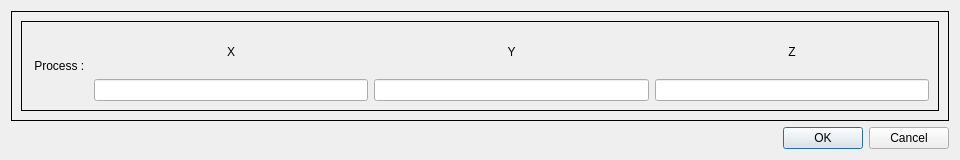
<?xml version="1.0" encoding="UTF-8"?>
<ui version="4.0">
 <class>DialogBooleanOperations1</class>
 <widget class="QDialog" name="DialogBooleanOperations1">
  <property name="geometry">
   <rect>
    <x>0</x>
    <y>0</y>
    <width>960</width>
    <height>160</height>
   </rect>
  </property>
  <property name="windowTitle">
   <string>Processing</string>
  </property>
  <layout class="QVBoxLayout" name="verticalLayout">
   <item>
    <widget class="QFrame" name="frame">
     <property name="frameShape">
      <enum>QFrame::Box</enum>
     </property>
     <property name="frameShadow">
      <enum>QFrame::Plain</enum>
     </property>
     <layout class="QVBoxLayout" name="verticalLayout_2">
      <item>
       <widget class="QFrame" name="frame_2">
        <property name="frameShape">
         <enum>QFrame::Box</enum>
        </property>
        <layout class="QVBoxLayout" name="verticalLayout_3">
         <item>
          <layout class="QHBoxLayout" name="horizontalLayout">
           <item>
            <widget class="QLabel" name="label_Process">
             <property name="text">
              <string> Process : </string>
             </property>
            </widget>
           </item>
           <item>
            <layout class="QVBoxLayout" name="verticalLayout_X">
             <item>
              <widget class="QLabel" name="label_X">
               <property name="text">
                <string>X</string>
               </property>
               <property name="alignment">
                <set>Qt::AlignCenter</set>
               </property>
              </widget>
             </item>
             <item>
              <widget class="QLineEdit" name="lineEdit_X"/>
             </item>
            </layout>
           </item>
           <item>
            <layout class="QVBoxLayout" name="verticalLayout_Y">
             <item>
              <widget class="QLabel" name="label_Y">
               <property name="text">
                <string>Y</string>
               </property>
               <property name="alignment">
                <set>Qt::AlignCenter</set>
               </property>
              </widget>
             </item>
             <item>
              <widget class="QLineEdit" name="lineEdit_Y"/>
             </item>
            </layout>
           </item>
           <item>
            <layout class="QVBoxLayout" name="verticalLayout_Z">
             <item>
              <widget class="QLabel" name="label_Z">
               <property name="text">
                <string>Z</string>
               </property>
               <property name="alignment">
                <set>Qt::AlignCenter</set>
               </property>
              </widget>
             </item>
             <item>
              <widget class="QLineEdit" name="lineEdit_Z"/>
             </item>
            </layout>
           </item>
          </layout>
         </item>
        </layout>
       </widget>
      </item>
     </layout>
    </widget>
   </item>
   <item>
    <widget class="QDialogButtonBox" name="buttonBox">
     <property name="orientation">
      <enum>Qt::Horizontal</enum>
     </property>
     <property name="standardButtons">
      <set>QDialogButtonBox::Cancel|QDialogButtonBox::Ok</set>
     </property>
    </widget>
   </item>
  </layout>
 </widget>
 <resources/>
 <connections>
  <connection>
   <sender>buttonBox</sender>
   <signal>accepted()</signal>
   <receiver>DialogBooleanOperations1</receiver>
   <slot>accept()</slot>
   <hints>
    <hint type="sourcelabel">
     <x>248</x>
     <y>254</y>
    </hint>
    <hint type="destinationlabel">
     <x>157</x>
     <y>274</y>
    </hint>
   </hints>
  </connection>
  <connection>
   <sender>buttonBox</sender>
   <signal>rejected()</signal>
   <receiver>DialogBooleanOperations1</receiver>
   <slot>reject()</slot>
   <hints>
    <hint type="sourcelabel">
     <x>316</x>
     <y>260</y>
    </hint>
    <hint type="destinationlabel">
     <x>286</x>
     <y>274</y>
    </hint>
   </hints>
  </connection>
 </connections>
</ui>
